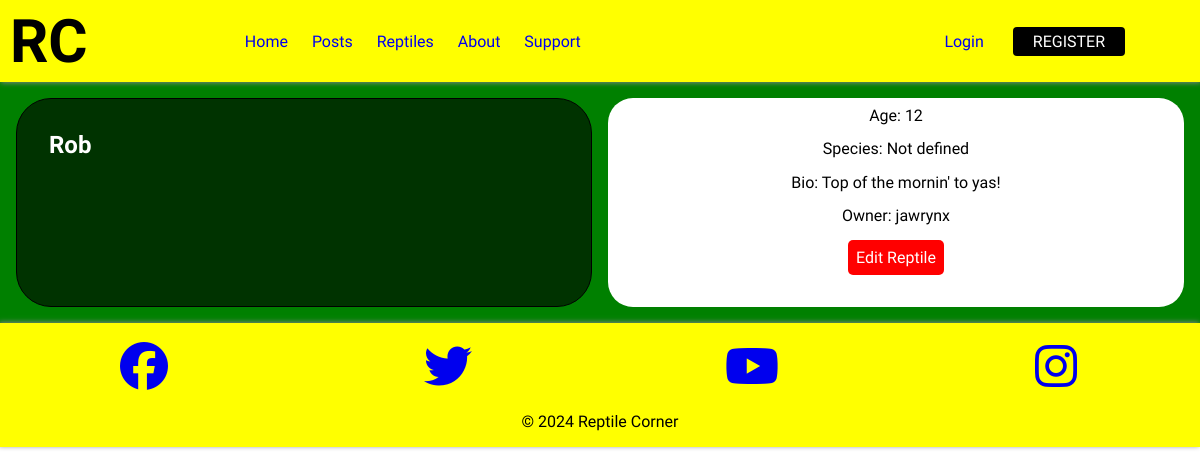
The app's page /reptiles/1/, older data.
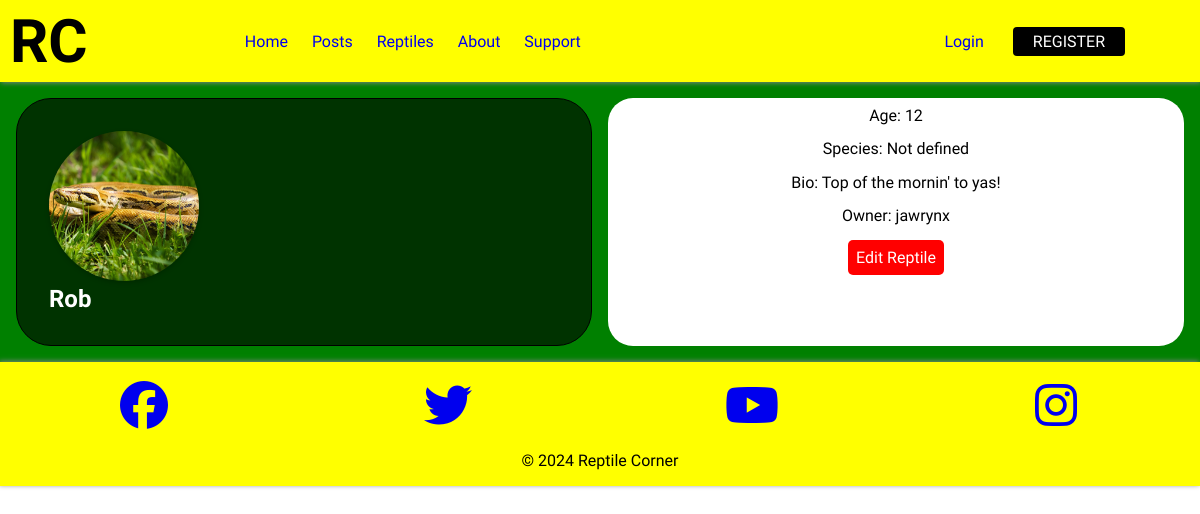
The same page, newer data.
### reptiles/models.py (models this page shows, shortened)
class Reptile(models.Model):
    user = models.ForeignKey(User, on_delete=models.CASCADE, related_name='reptiles')
    name = models.CharField(max_length=30)
    age = models.IntegerField()
    species = models.CharField(max_length=70)
    bio = models.TextField()
    reptile_picture = models.ImageField(upload_to='reptile_pics/', blank=True)

### reptiles/views.py (the view)
# urls.py: path('<int:pk>/', views.reptile_detail, name='reptile_detail'),
def reptile_detail(request, pk):
    reptile = get_object_or_404(Reptile, pk=pk)
    return render(request, 'reptiles/reptile_detail.html', {'reptile': reptile})

### reptiles/templates/reptiles/reptile_detail.html (shortened to what this page needs)
{% extends 'layout.html' %}
{% block content %}
  <div class="content-section grid">
    <div class="profile-banner col-12 col-md-6">
    {% if reptile.reptile_picture %}
      <img class="rounded-circle account-img" src="{{ reptile.reptile_picture.url }}" alt="{{ reptile.name }}" width="300">
    {% endif %}
      <h2 class="account-heading">{{ reptile.name }}</h2>
    </div>
    <div class="profile-description col-12 col-md-6">
      <p>Age: {{ reptile.age }}</p>
      <p>Species: {{ reptile.species }}</p>
      <p>Bio: {{ reptile.bio }}</p>
      <p>Owner: {{ reptile.user.username }}</p>
      <a href="{% url 'reptiles:edit_reptile' pk=reptile.pk %}">Edit Reptile</a>
    </div>
  </div>
{% endblock %}

Row changes from the older to the newer data that the page shows:
changed Reptile "Rob": reptile_picture: picture added
